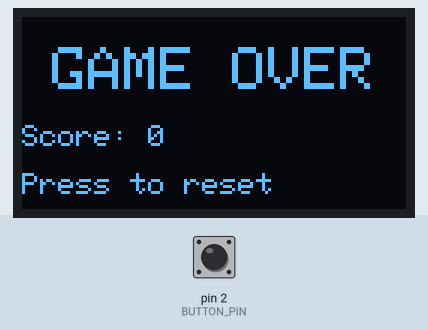
Bench run of a sketch on a simulated Arduino Uno, built with avr-gcc and run on an emulated ATmega328P. Shown: 128×64 one-colour display. Inputs (shaded band) come from the test bench; at power-on: pin 2 (BUTTON_PIN) HIGH. Random numbers use the default seed unless the sketch sets one.

Above: at 2.8 s.
2.9 s: pin 2 (BUTTON_PIN) pulled LOW for 0.15 s
At 3.13 s:
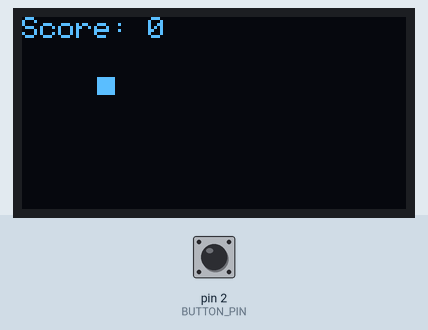
3.6 s: pin 2 (BUTTON_PIN) pulled LOW for 1 s
At 4.03 s:
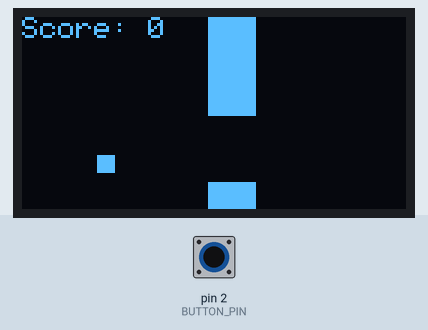
6.1 s: pin 2 (BUTTON_PIN) pulled LOW for 0.15 s
At 6.62 s:
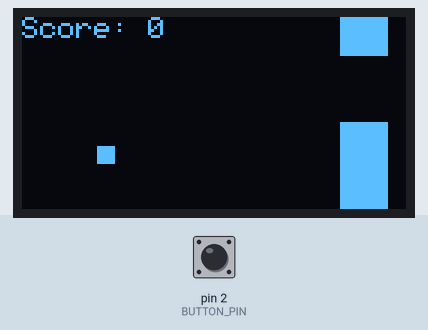
6.8 s: pin 2 (BUTTON_PIN) pulled LOW for 1 s
At 7.22 s:
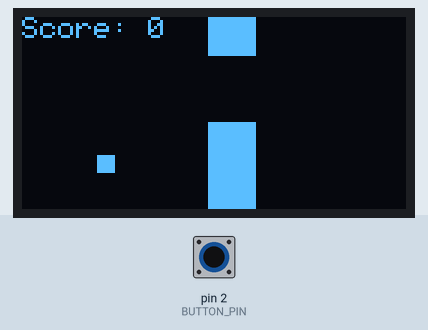
Timing chart, 0 to 9.8 s (numbered marks = the images above; inputs shaded):
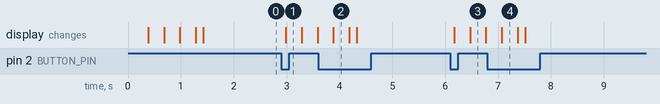

Measured:
- after the input at 2.9 s, the display: changes after 0.08 s (image 1)
- after the input at 6.1 s, the display: first changes after 0.07 s (image 3 shows a later state)

The sketch:

flappyBird.ino
```cpp
#include <Wire.h>
#include <Adafruit_GFX.h>
#include <Adafruit_SSD1306.h>

// -------------------- OLED + board config --------------------
#define SCREEN_WIDTH 128
#define SCREEN_HEIGHT 64
#define OLED_ADDR 0x3C

#define BUTTON_PIN 2   // your wiring: D2 (PWM-capable is still digital)

// Create display object (I2C via Wire, no reset pin)
Adafruit_SSD1306 display(SCREEN_WIDTH, SCREEN_HEIGHT, &Wire, -1);

// -------------------- Debounce (same approach as before) --------------------
// stableState = debounced, trusted button state
// reading/lastReading = raw reads (can bounce)
bool stableState = HIGH;
bool lastReading = HIGH;
unsigned long lastChangeMs = 0;
const unsigned long debounceMs = 25;

// -------------------- Game timing --------------------
// We update at a fixed rate so the game feels consistent
unsigned long lastUpdateMs = 0;
const unsigned long dtMs = 20; // 20ms => 50 updates/second

// -------------------- Bird physics --------------------
// We'll treat the bird as a rectangle (hitbox = what collides)
float birdY = 20;      // vertical position (pixels)
float birdV = 0;       // vertical velocity (pixels per update)

const float gravity = 0.35;      // pulls down every update
const float flapImpulse = -5.5;  // upward velocity on press (negative = up)

// Bird drawing/hitbox dimensions
const int birdX = 25;  // fixed x position (Flappy Bird style)
const int birdW = 6;
const int birdH = 6;

// -------------------- Pipe settings --------------------
// Pipes are two rectangles: top pipe and bottom pipe, with a gap in between.
int pipeX = SCREEN_WIDTH;  // start at right edge
const int pipeW = 16;      // width of pipe
const int gapH = 22;       // height of the gap (bigger = easier)

// gapY is the y position where the gap starts (top of gap)
int gapY = 20;

// How fast pipes move left (pixels per update step)
const int pipeSpeed = 2;

// Score rules: +1 when pipe passes bird
int score = 0;
bool scoredThisPipe = false;

// -------------------- Game state (TEMP minimal) --------------------
// You said you'll add start screen and full game state after.
// For now, we just freeze on crash and show a message.
bool crashed = false;

// -------------------- Utility: simple pseudo-random gap --------------------
// Arduino has random(), but you usually seed it with randomSeed().
// We'll seed it once using analogRead noise from an unconnected pin.
void resetPipe() {
  pipeX = SCREEN_WIDTH; // respawn on the right
  // Make a new random gap location:
  // Keep it within screen bounds so pipes draw correctly.
  int minGapY = 8;
  int maxGapY = SCREEN_HEIGHT - gapH - 8;
  gapY = random(minGapY, maxGapY + 1);

  scoredThisPipe = false;
}

// -------------------- Debounced button press event --------------------
// Returns true ONLY once per physical press (HIGH->LOW), after debouncing.
bool buttonPressedEvent() {
  bool event = false;

  bool reading = digitalRead(BUTTON_PIN);

  // If raw reading changed, reset debounce timer
  if (reading != lastReading) {
    lastChangeMs = millis();
    lastReading = reading;
  }

  // If stable long enough, accept it as real
  if ((millis() - lastChangeMs) > debounceMs) {
    if (stableState != reading) {
      stableState = reading;

      // Press event = stableState becomes LOW
      if (stableState == LOW) {
        event = true;
      }
    }
  }

  return event;
}

// -------------------- Collision helper --------------------
// Check if two axis-aligned rectangles overlap (AABB collision).
// Each rectangle is defined by (x, y, w, h).
bool rectsOverlap(int ax, int ay, int aw, int ah,
                  int bx, int by, int bw, int bh) {
  // If one rectangle is completely to the left/right/up/down of the other, no overlap
  if (ax + aw <= bx) return false;
  if (bx + bw <= ax) return false;
  if (ay + ah <= by) return false;
  if (by + bh <= ay) return false;
  return true;
}

// -------------------- Render everything --------------------
void renderFrame() {
  display.clearDisplay();

  // Draw top pipe: from y=0 down to gapY
  display.fillRect(pipeX, 0, pipeW, gapY, SSD1306_WHITE);

  // Draw bottom pipe: from (gapY + gapH) down to bottom of screen
  int bottomPipeY = gapY + gapH;
  display.fillRect(pipeX, bottomPipeY, pipeW, SCREEN_HEIGHT - bottomPipeY, SSD1306_WHITE);

  // Draw bird
  display.fillRect(birdX, (int)birdY, birdW, birdH, SSD1306_WHITE);

  // Draw score
  display.setTextColor(SSD1306_WHITE);
  display.setTextSize(1);
  display.setCursor(0, 0);
  display.print("Score: ");
  display.print(score);

  // If crashed, overlay message
  if (crashed) {
    renderGameOverScreen();
    return;
  }

  display.display();
}

// -------------------- Reset the whole game (we'll refine later) --------------------
void resetGame() {
  birdY = 20;
  birdV = 0;
  score = 0;
  crashed = false;
  resetPipe();
  renderFrame();
}

void renderGameOverScreen() {
  display.clearDisplay();
  display.setTextColor(SSD1306_WHITE);

  display.setTextSize(2);
  display.setCursor(10, 10);
  display.println("GAME OVER");

  display.setTextSize(1);
  display.setCursor(0, 36);
  display.print("Score: ");
  display.println(score);

  display.setCursor(0, 52);
  display.println("Press to reset");

  display.display();
}

// -------------------- Setup --------------------
void setup() {
  pinMode(BUTTON_PIN, INPUT_PULLUP);

  Wire.begin();
  if (!display.begin(SSD1306_SWITCHCAPVCC, OLED_ADDR)) {
    while (true);
  }

  // Seed randomness (helps pipe gaps vary each run)
  randomSeed(analogRead(A0));

  resetGame();
  lastUpdateMs = millis();
}

// -------------------- Main loop --------------------
void loop() {
  // Handle input:
  // - If not crashed: flap makes bird jump
  // - If crashed: press resets game
  if (buttonPressedEvent()) {
    if (!crashed) {
      birdV = flapImpulse;
      if (birdV <-3.0)
      {
        birdV = -3.0;
      }
    } else {
      resetGame();
    }
  }

  // Fixed timestep update: only update game logic every dtMs
  unsigned long now = millis();
  if (now - lastUpdateMs >= dtMs) {
    lastUpdateMs += dtMs;

    // If crashed, freeze physics/movement (but still render so message stays)
    if (crashed) {
      renderFrame();
      return;
    }

    // ---------------- Bird physics update ----------------
    birdV += gravity;
    birdY += birdV;

    // Clamp bird to screen bounds
    if (birdY < 0) {
      birdY = 0;
      birdV = 0;
    }
    if (birdY > SCREEN_HEIGHT - birdH) {
      birdY = SCREEN_HEIGHT - birdH;
      birdV = 0;
    }

    // ---------------- Pipe movement ----------------
    pipeX -= pipeSpeed;

    // If pipe moved off the left side, respawn it
    if (pipeX + pipeW < 0) {
      resetPipe();
    }

    // ---------------- Scoring ----------------
    // We count a point when the pipe has fully passed the bird's x position.
    if (!scoredThisPipe && (pipeX + pipeW) < birdX) {
      score++;
      scoredThisPipe = true;
    }

    // ---------------- Collision detection ----------------
    // Bird rectangle
    int bx = birdX;
    int by = (int)birdY;

    // Top pipe rectangle
    int topX = pipeX;
    int topY = 0;
    int topW = pipeW;
    int topH = gapY;

    // Bottom pipe rectangle
    int botX = pipeX;
    int botY = gapY + gapH;
    int botW = pipeW;
    int botH = SCREEN_HEIGHT - botY;

    // If bird overlaps either pipe -> crash
    bool hitTop = rectsOverlap(bx, by, birdW, birdH, topX, topY, topW, topH);
    bool hitBot = rectsOverlap(bx, by, birdW, birdH, botX, botY, botW, botH);

    if (hitTop || hitBot) {
      crashed = true;
      renderGameOverScreen();
    }

    // ---------------- Draw the frame ----------------
    renderFrame();
  }
}
```
